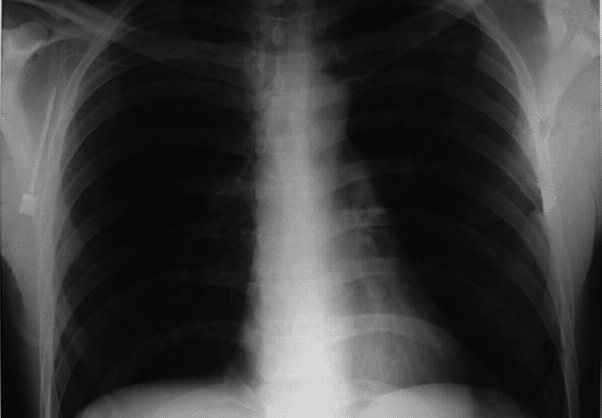
%> input picture Week06/chestXray.tif, 602 x 418 px
$ octave ex4_06.m   (GNU Octave 9; MATLAB toolbox functions it lacks are replaced by stand-ins)
%> lines starting %> are read from the running program, lines starting %| are printed output that depends on the picture
### Week06/paddedsize.m
function PQ = paddedsize(AB, CD, PARAM)
%PADDEDSIZE Computes padded sizes useful for FFT-based filtering.
% PQ = PADDEDSIZE(AB), where AB is a two-element size vector, computes the
% two-element size vecter PQ = 2*AB.
%
% PQ = PADDEDSIZE(AB, 'PWR2') computes the vector PQ such that PQ(1) =
% PQ(2) = 2^nextpow2(2*m), where m is MAX(AB).
%
% PQ = PADDEDSIZE(AB, CD), where AB and CD are two-element size vectors,
% computes the two-element size vector PQ. The elements of PQ are the
% smallest even integers greater than or equal to AB + CD -1.
%
% PQ = PADDEDSIZE(AB, CD, 'PWR2') computes the vector PQ such that PQ(1) =
% PQ(2) = 2^nextpow2(2*m), where m is MAX([AB CD]).
%
% Function rewritten from Gonzalez, Woods, Eddins; Digital Image Processing using Matlab
% Prentice Hall, 2004

if nargin ==1
    PQ = 2*AB;
elseif nargin == 2 & ~ischar(CD)
    PQ = AB +CD -1;
    PQ = 2*ceil(PQ/2);
elseif nargin ==2
    m= max(AB); %Maximum dimension

    %Find power-of-2 at least twice m.
	P = 2^nextpow2(2*m);
	PQ = [P, P];
elseif nargin == 3
    m=max([AB CD]); % Maximum dimension.
    P = 2^nextpow2(2*m);
    PQ = [P, P];
else
    error('Wrong number of inputs')
end

### Week06/dftuv.m
function [U, V] = dftuv(M, N)
%DFTUV Computes meshgrid frequency matrices.
%   [U, V] = DFTUV(M, N) computes meshgrid frequency matrices U and
%   V. U and V are useful for computing frequency-domain filter
%   functions that can be used with DFTFILT.  U and V are both M-by-N.

% Set up range of variables.
u = 0:(M-1);
v = 0:(N-1);

% Compute the indices for use in meshgrid
idx = find(u > M/2);
u(idx) = u(idx) - M;
idy = find(v > N/2);
v(idy) = v(idy) - N;

% Compute the meshgrid arrays
[V, U] = meshgrid(v, u);

### Week06/dftfilt.m
function g = dftfilt(f, H)

F = fft2(f, size(H,1), size(H,2));
G = H.*F;
% figure, imshow(H, []);   % for debugging
% figure, imshow(uint8(abs(log(1 + F))), []); % for debugging

g = real(ifft2(G));
g = g(1:size(f,1), 1:size(f,2));

### Week06/hpfilter.m
function H = hpfilter(type, M, N, D0, n)
%

if nargin == 4
   n = 1;
end

% Generate highpass filter
Hlp = lpfilter(type, M, N, D0, n);
H = 1 - Hlp;

### Week06/lpfilter.m
function H = lpfilter(type, M, N, D0, n)
%LPFILTER Computes frequency domain lowpass filters
%   H = LPFILTER(TYPE, M, N, D0, n) creates the transfer function of
%   a lowpass filter, H, of the specified TYPE and size (M-by-N).  To
%   view the filter as an image or mesh plot, it should be centered
%   using H = fftshift(H).
%
%   Valid values for TYPE, D0, and n are:
%
%   'ideal'    Ideal lowpass filter with cutoff frequency D0.  n need
%              not be supplied.  D0 must be positive
%
%   'btw'      Butterworth lowpass filter of order n, and cutoff D0.
%              The default value for n is 1.0.  D0 must be positive.
%
%   'gaussian' Gaussian lowpass filter with cutoff (standard deviation)
%              D0.  n need not be supplied.  D0 must be positive.

% Use function dftuv to set up the meshgrid arrays needed for
% computing the required distances.
[U, V] = dftuv(M, N);

% Compute the distances D(U, V).
D = sqrt(U.^2 + V.^2);

% Begin fiter computations.
switch type
case 'ideal'
   H = double(D <=D0);
case 'btw'
   if nargin == 4
      n = 1;
   end
   H = 1./(1 + (D./D0).^(2*n));
case 'gaussian'
   H = exp(-(D.^2)./(2*(D0^2)));
otherwise
   error('Unknown filter type.')
end

### Week06/ex4_06.m
f = imread('chestXray.tif');
%> f is the input picture: size 418x602 uint8; min 3, max 227, mean 60.1
PQ = paddedsize(size(f));
%> PQ = [836 1204]
D0 = 0.001 * PQ(1);
%> D0 = 0.836
H1 = hpfilter('btw', PQ(1), PQ(2), D0);
g = dftfilt(double(f), H1);
%> in dftfilt, `g = real(ifft2(G));`:
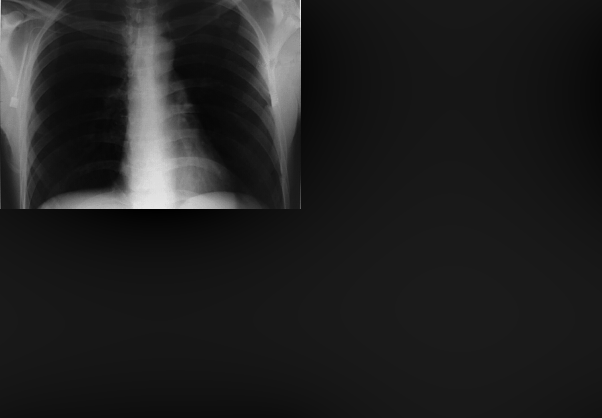
%> g: size 836x1204 double (shown at 1/2 size); min -31.11, max 206.3, mean 0; drawn with min black and max white
figure(1);

subplot(1,2,1); imshow(f, []);
subplot(1,2,2); imshow(g, []);

figure(2);
mesh(fftshift(H1));
axis([0 1000 0 1000 0 1]);
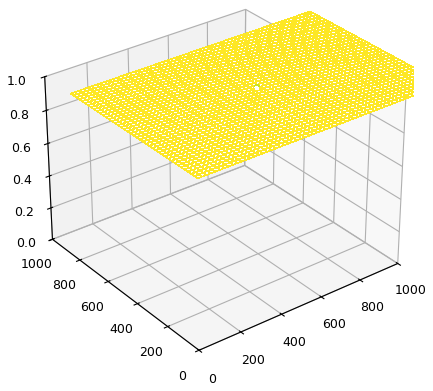
%> figure redrawn from the program's plot data
